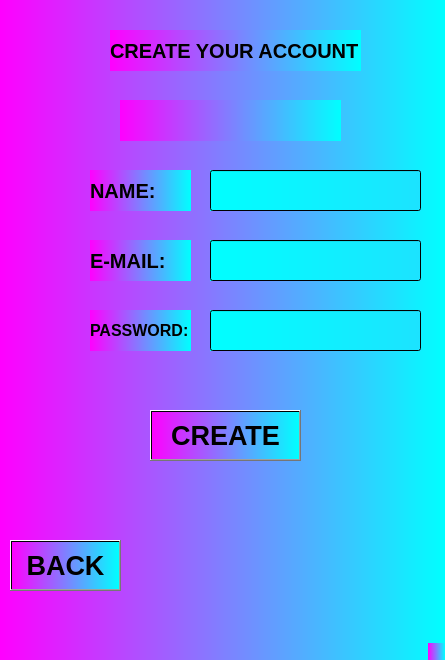
<?xml version="1.0" encoding="UTF-8"?>
<ui version="4.0">
 <class>MainWindow</class>
 <widget class="QMainWindow" name="MainWindow">
  <property name="geometry">
   <rect>
    <x>0</x>
    <y>0</y>
    <width>445</width>
    <height>660</height>
   </rect>
  </property>
  <property name="font">
   <font>
    <pointsize>15</pointsize>
    <weight>75</weight>
    <bold>true</bold>
   </font>
  </property>
  <property name="windowTitle">
   <string>MainWindow</string>
  </property>
  <property name="styleSheet">
   <string notr="true">background-color: qlineargradient(spread:pad, x1:0, y1:0, x2:1, y2:0, stop:0 rgba(255, 0, 255), stop:1 rgba(0, 255, 255));
</string>
  </property>
  <widget class="QWidget" name="centralwidget">
   <widget class="QLabel" name="label">
    <property name="geometry">
     <rect>
      <x>110</x>
      <y>30</y>
      <width>251</width>
      <height>41</height>
     </rect>
    </property>
    <property name="font">
     <font>
      <pointsize>15</pointsize>
      <weight>75</weight>
      <bold>true</bold>
     </font>
    </property>
    <property name="text">
     <string>CREATE YOUR ACCOUNT</string>
    </property>
   </widget>
   <widget class="QLabel" name="label_2">
    <property name="geometry">
     <rect>
      <x>90</x>
      <y>170</y>
      <width>101</width>
      <height>41</height>
     </rect>
    </property>
    <property name="font">
     <font>
      <pointsize>15</pointsize>
      <weight>75</weight>
      <bold>true</bold>
     </font>
    </property>
    <property name="text">
     <string>NAME:</string>
    </property>
   </widget>
   <widget class="QLabel" name="label_3">
    <property name="geometry">
     <rect>
      <x>90</x>
      <y>240</y>
      <width>101</width>
      <height>41</height>
     </rect>
    </property>
    <property name="font">
     <font>
      <pointsize>15</pointsize>
      <weight>75</weight>
      <bold>true</bold>
     </font>
    </property>
    <property name="text">
     <string>E-MAIL:</string>
    </property>
   </widget>
   <widget class="QLabel" name="label_4">
    <property name="geometry">
     <rect>
      <x>90</x>
      <y>310</y>
      <width>101</width>
      <height>41</height>
     </rect>
    </property>
    <property name="font">
     <font>
      <pointsize>12</pointsize>
      <weight>75</weight>
      <bold>true</bold>
     </font>
    </property>
    <property name="text">
     <string>PASSWORD:</string>
    </property>
   </widget>
   <widget class="QLineEdit" name="lineEdit">
    <property name="geometry">
     <rect>
      <x>210</x>
      <y>170</y>
      <width>211</width>
      <height>41</height>
     </rect>
    </property>
    <property name="font">
     <font>
      <pointsize>12</pointsize>
     </font>
    </property>
    <property name="styleSheet">
     <string notr="true">background-color: qlineargradient(spread:pad, x1:0, y1:0, x1:9, y2:0, stop:0 rgba(255, 0, 255), stop:1 rgba(0, 255, 255));
</string>
    </property>
   </widget>
   <widget class="QLineEdit" name="lineEdit_2">
    <property name="geometry">
     <rect>
      <x>210</x>
      <y>240</y>
      <width>211</width>
      <height>41</height>
     </rect>
    </property>
    <property name="font">
     <font>
      <pointsize>12</pointsize>
     </font>
    </property>
    <property name="styleSheet">
     <string notr="true">background-color: qlineargradient(spread:pad, x1:0, y1:0, x1:9, y2:0, stop:0 rgba(255, 0, 255), stop:1 rgba(0, 255, 255));
</string>
    </property>
   </widget>
   <widget class="QLineEdit" name="lineEdit_3">
    <property name="geometry">
     <rect>
      <x>210</x>
      <y>310</y>
      <width>211</width>
      <height>41</height>
     </rect>
    </property>
    <property name="font">
     <font>
      <pointsize>12</pointsize>
     </font>
    </property>
    <property name="styleSheet">
     <string notr="true">background-color: qlineargradient(spread:pad, x1:0, y1:0, x1:9, y2:0, stop:0 rgba(255, 0, 255), stop:1 rgba(0, 255, 255));
</string>
    </property>
   </widget>
   <widget class="QPushButton" name="pushButton">
    <property name="geometry">
     <rect>
      <x>150</x>
      <y>410</y>
      <width>151</width>
      <height>51</height>
     </rect>
    </property>
    <property name="font">
     <font>
      <pointsize>20</pointsize>
      <weight>75</weight>
      <bold>true</bold>
     </font>
    </property>
    <property name="text">
     <string>CREATE</string>
    </property>
   </widget>
   <widget class="QPushButton" name="pushButton_2">
    <property name="geometry">
     <rect>
      <x>10</x>
      <y>540</y>
      <width>111</width>
      <height>51</height>
     </rect>
    </property>
    <property name="font">
     <font>
      <pointsize>20</pointsize>
      <weight>75</weight>
      <bold>true</bold>
     </font>
    </property>
    <property name="text">
     <string>BACK</string>
    </property>
   </widget>
   <widget class="QLabel" name="label_5">
    <property name="geometry">
     <rect>
      <x>120</x>
      <y>100</y>
      <width>221</width>
      <height>41</height>
     </rect>
    </property>
    <property name="font">
     <font>
      <pointsize>12</pointsize>
      <weight>75</weight>
      <bold>true</bold>
     </font>
    </property>
    <property name="text">
     <string/>
    </property>
   </widget>
  </widget>
  <widget class="QMenuBar" name="menubar">
   <property name="geometry">
    <rect>
     <x>0</x>
     <y>0</y>
     <width>445</width>
     <height>23</height>
    </rect>
   </property>
  </widget>
  <widget class="QStatusBar" name="statusbar"/>
 </widget>
 <resources/>
 <connections/>
</ui>
